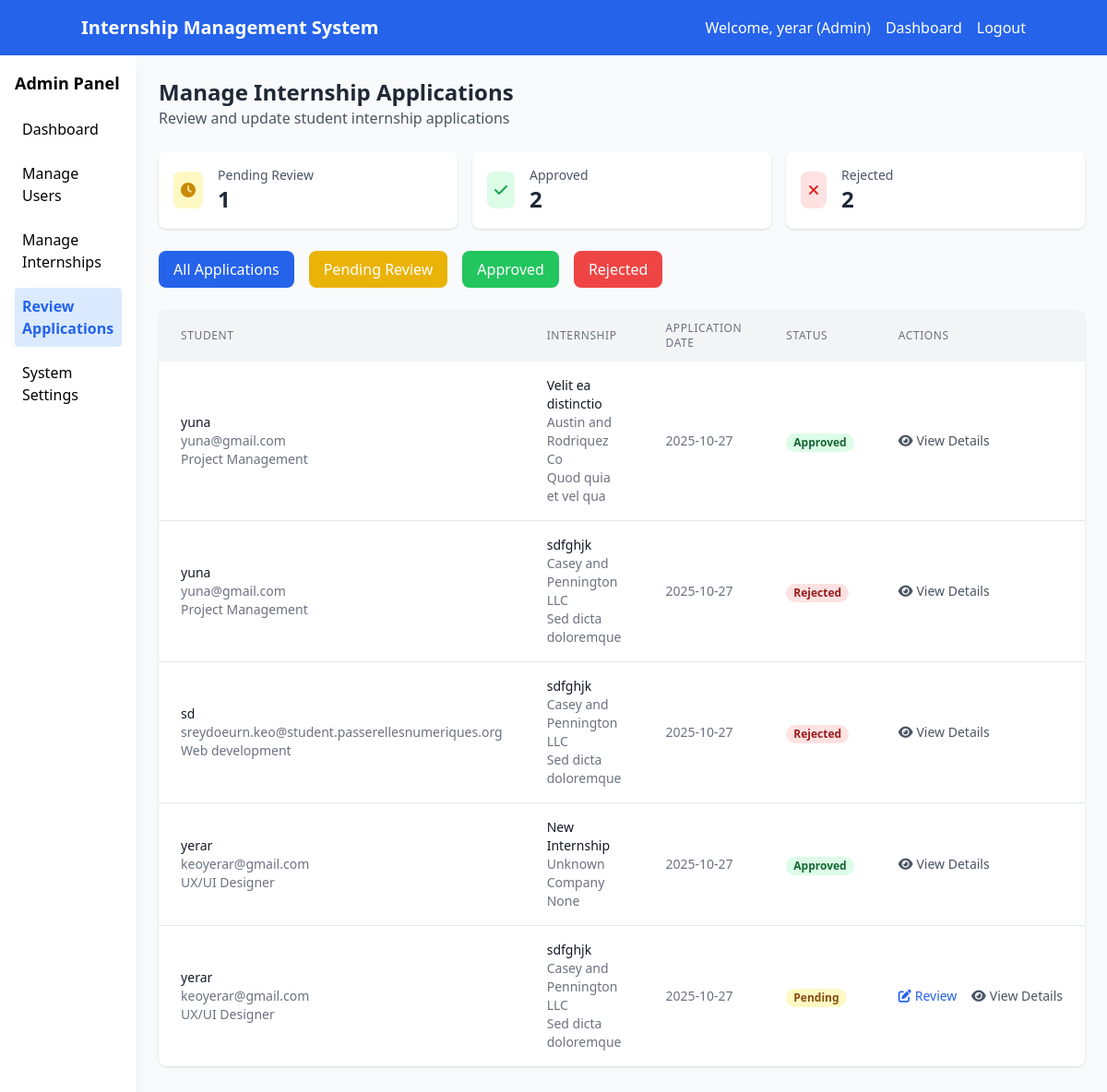
Page /admin/applications (signed in) on the committed database.
### models.py (models this page shows)
class User(Base):
    __tablename__ = "users"
    id = Column(Integer, primary_key=True, index=True)
    email = Column(String(255), unique=True, index=True, nullable=False)
    hashed_password = Column(String(255), nullable=False)
    full_name = Column(String(255), nullable=False)
    role = Column(Enum(UserRole), nullable=False, default=UserRole.STUDENT)
    phone = Column(String(20))
    department = Column(String(255))
    profile_picture = Column(String(500), default="default_avatar.png")
    created_at = Column(DateTime(timezone=True), server_default=func.now())
    is_active = Column(Boolean, default=True)
    created_internships = relationship("Internship", back_populates="creator")
    applications = relationship("InternshipApplication", back_populates="student")
    assigned_tasks = relationship("Task", foreign_keys="Task.student_id", back_populates="student")
    assigned_by_tasks = relationship("Task", foreign_keys="Task.assigned_by", back_populates="assigner")
    student_feedback = relationship("Feedback", foreign_keys="Feedback.student_id", back_populates="student")
    mentor_feedback = relationship("Feedback", foreign_keys="Feedback.mentor_id", back_populates="mentor")

class InternshipApplication(Base):
    __tablename__ = "internship_applications"
    id = Column(Integer, primary_key=True, index=True)
    student_id = Column(Integer, ForeignKey("users.id"), nullable=False)
    internship_id = Column(Integer, ForeignKey("internships.id"), nullable=False)
    application_date = Column(DateTime(timezone=True), server_default=func.now())
    status = Column(Enum(ApplicationStatus), default=ApplicationStatus.PENDING)
    cover_letter = Column(Text)
    resume_url = Column(String(500))
    student = relationship("User", back_populates="applications")
    internship = relationship("Internship", back_populates="applications")

class Internship(Base):
    __tablename__ = "internships"
    id = Column(Integer, primary_key=True, index=True)
    title = Column(String(255), nullable=False)
    description = Column(Text)
    company = Column(String(255), nullable=False)
    location = Column(String(255))
    duration = Column(String(100))
    stipend = Column(String(100))
    requirements = Column(Text)
    created_by = Column(Integer, ForeignKey("users.id"))
    created_at = Column(DateTime(timezone=True), server_default=func.now())
    is_active = Column(Boolean, default=True)
    deadline = Column(DateTime(timezone=True))
    creator = relationship("User", back_populates="created_internships")
    applications = relationship("InternshipApplication", back_populates="internship")
    tasks = relationship("Task", back_populates="internship")
    feedback = relationship("Feedback", back_populates="internship")

### app.py (the view)
@app.get("/admin/applications", response_class=HTMLResponse)
async def admin_applications_page(request: Request, db: Session = Depends(get_db)):
    try:
        user = await get_current_user_from_cookie(request, db)
        if user.role != "admin":
            return RedirectResponse("/dashboard?error=Access denied")
        applications = db.query(models.InternshipApplication)\
            .join(models.User, models.InternshipApplication.student_id == models.User.id)\
            .join(models.Internship, models.InternshipApplication.internship_id == models.Internship.id)\
            .options(
                joinedload(models.InternshipApplication.student),
                joinedload(models.InternshipApplication.internship)
            )\
            .order_by(models.InternshipApplication.application_date.desc())\
            .all()
        stats = crud.get_system_stats(db)
        return templates.TemplateResponse("admin_applications.html", {
            "request": request,
            "user": user,
            "applications": applications,
            "stats": stats
        })
    except Exception as e:
        print(f"Admin applications page error: {e}")
        return RedirectResponse("/login")

### templates/admin_applications.html (shortened to what this page needs)
<!DOCTYPE html>
<html lang="en">
<head>
    <script src="https://cdn.tailwindcss.com"></script>
    <link rel="stylesheet" href="https://cdnjs.cloudflare.com/ajax/libs/font-awesome/6.4.0/css/all.min.css">
</head>
<body class="bg-gray-50">
    <nav class="bg-blue-600 text-white p-4">
        <div class="container mx-auto flex justify-between items-center">
            <h1 class="text-xl font-bold">Internship Management System</h1>
            <div class="flex items-center space-x-4">
                <span>Welcome, {{ user.full_name }} (Admin)</span>
                <a href="/dashboard" class="hover:underline">Dashboard</a>
                <a href="/logout" class="hover:underline">Logout</a>
            </div>
        </div>
    </nav>
    <div class="flex">
        <div class="w-64 bg-white shadow-lg min-h-screen">
            <div class="p-4">
                <h2 class="font-bold text-lg mb-4">Admin Panel</h2>
                <ul class="space-y-2">
                    <li><a href="/admin/dashboard" class="block p-2 hover:bg-blue-50 rounded">Dashboard</a></li>
                    <li><a href="/admin/users" class="block p-2 hover:bg-blue-50 rounded">Manage Users</a></li>
                    <li><a href="/admin/internships" class="block p-2 hover:bg-blue-50 rounded">Manage Internships</a></li>
                    <li><a href="/admin/applications" class="block p-2 bg-blue-100 text-blue-600 rounded font-semibold">Review Applications</a></li>
                    <li><a href="/admin/system" class="block p-2 hover:bg-blue-50 rounded">System Settings</a></li>
                </ul>
            </div>
        </div>
        <div class="flex-1 p-6">
            <div class="mb-6">
                <h1 class="text-2xl font-bold text-gray-800">Manage Internship Applications</h1>
                <p class="text-gray-600">Review and update student internship applications</p>
            </div>
            <div class="grid grid-cols-1 md:grid-cols-3 gap-4 mb-6">
                <div class="bg-white p-4 rounded-lg shadow">
                    <div class="flex items-center">
                        <div class="p-2 bg-yellow-100 rounded-lg">
                            <i class="fas fa-clock text-yellow-600"></i>
                        </div>
                        <div class="ml-4">
                            <p class="text-sm text-gray-600">Pending Review</p>
                            <p class="text-2xl font-bold text-gray-800">
                                {{ applications|selectattr("status", "equalto", "pending")|list|length }}
                            </p>
                        </div>
                    </div>
                </div>
                <div class="bg-white p-4 rounded-lg shadow">
                    <div class="flex items-center">
                        <div class="p-2 bg-green-100 rounded-lg">
                            <i class="fas fa-check text-green-600"></i>
                        </div>
                        <div class="ml-4">
                            <p class="text-sm text-gray-600">Approved</p>
                            <p class="text-2xl font-bold text-gray-800">
                                {{ applications|selectattr("status", "equalto", "approved")|list|length }}
                            </p>
                        </div>
                    </div>
                </div>
                <div class="bg-white p-4 rounded-lg shadow">
                    <div class="flex items-center">
                        <div class="p-2 bg-red-100 rounded-lg">
                            <i class="fas fa-times text-red-600"></i>
                        </div>
                        <div class="ml-4">
                            <p class="text-sm text-gray-600">Rejected</p>
                            <p class="text-2xl font-bold text-gray-800">
                                {{ applications|selectattr("status", "equalto", "rejected")|list|length }}
                            </p>
                        </div>
                    </div>
                </div>
            </div>
            <div class="mb-6 flex space-x-4">
                <button onclick="filterApplications('all')" class="px-4 py-2 bg-blue-600 text-white rounded-lg hover:bg-blue-700">
                    All Applications
                </button>
                <button onclick="filterApplications('pending')" class="px-4 py-2 bg-yellow-500 text-white rounded-lg hover:bg-yellow-600">
                    Pending Review
                </button>
                <button onclick="filterApplications('approved')" class="px-4 py-2 bg-green-500 text-white rounded-lg hover:bg-green-600">
                    Approved
                </button>
                <button onclick="filterApplications('rejected')" class="px-4 py-2 bg-red-500 text-white rounded-lg hover:bg-red-600">
                    Rejected
                </button>
            </div>
            <div class="bg-white rounded-lg shadow overflow-hidden">
                <table class="min-w-full">
                    <thead class="bg-gray-100">
                        <tr>
                            <th class="px-6 py-3 text-left text-xs font-medium text-gray-500 uppercase tracking-wider">Student</th>
                            <th class="px-6 py-3 text-left text-xs font-medium text-gray-500 uppercase tracking-wider">Internship</th>
                            <th class="px-6 py-3 text-left text-xs font-medium text-gray-500 uppercase tracking-wider">Application Date</th>
                            <th class="px-6 py-3 text-left text-xs font-medium text-gray-500 uppercase tracking-wider">Status</th>
                            <th class="px-6 py-3 text-left text-xs font-medium text-gray-500 uppercase tracking-wider">Actions</th>
                        </tr>
                    </thead>
                    <tbody id="applications-list" class="bg-white divide-y divide-gray-200">
                        {% for application in applications %}
                        <tr class="application-item" data-status="{{ application.status }}">
                            <td class="px-6 py-4 whitespace-nowrap">
                                <div class="text-sm font-medium text-gray-900">{{ application.student.full_name }}</div>
                                <div class="text-sm text-gray-500">{{ application.student.email }}</div>
                                <div class="text-sm text-gray-500">{{ application.student.department }}</div>
                            </td>
                            <td class="px-6 py-4">
                                <div class="text-sm font-medium text-gray-900">{{ application.internship.title }}</div>
                                <div class="text-sm text-gray-500">{{ application.internship.company }}</div>
                                <div class="text-sm text-gray-500">{{ application.internship.location }}</div>
                            </td>
                            <td class="px-6 py-4 whitespace-nowrap text-sm text-gray-500">
                                {{ application.application_date.strftime('%Y-%m-%d') }}
                            </td>
                            <td class="px-6 py-4 whitespace-nowrap">
                                <span class="px-2 inline-flex text-xs leading-5 font-semibold rounded-full
                                    {% if application.status == 'approved' %}bg-green-100 text-green-800
                                    {% elif application.status == 'rejected' %}bg-red-100 text-red-800
                                    {% else %}bg-yellow-100 text-yellow-800{% endif %}">
                                    {{ application.status.title() }}
                                </span>
                            </td>
                            <td class="px-6 py-4 whitespace-nowrap text-sm font-medium">
                                {% if application.status == 'pending' %}
                                <button onclick="openReviewModal({{ application.id }}, '{{ application.student.full_name }}', '{{ application.internship.title }}', '{{ application.internship.company }}')"
                                        class="text-blue-600 hover:text-blue-900 mr-3">
                                    <i class="fas fa-edit mr-1"></i>Review
                                </button>
                                {% endif %}
                                <button onclick="viewApplicationDetails({{ application.id }})"
                                        class="text-gray-600 hover:text-gray-900">
                                    <i class="fas fa-eye mr-1"></i>View Details
                                </button>
                            </td>
                        </tr>
                        {% endfor %}
                    </tbody>
                </table>
            </div>
        </div>
    </div>
</body>
</html>

### rows in the picture
User: full_name "yerar"
InternshipApplication: student.full_name "yuna", student.email "yuna@gmail.com", student.department "Project Management", internship "Velit ea distinctio", internship.company "Austin and Rodriquez Co", internship.location "Quod quia et vel qua", application_date "2025-10-27", status "Approved"
InternshipApplication: student.full_name "yuna", student.email "yuna@gmail.com", student.department "Project Management", internship "sdfghjk", internship.company "Casey and Pennington LLC", internship.location "Sed dicta doloremque", application_date "2025-10-27", status "Rejected"
InternshipApplication: student.full_name "sd", student.email "sreydoeurn.keo@student.passerellesnumeriques.org", student.department "Web development", internship "sdfghjk", internship.company "Casey and Pennington LLC", internship.location "Sed dicta doloremque", application_date "2025-10-27", status "Rejected"
InternshipApplication: student.full_name "yerar", student.email "keoyerar@gmail.com", student.department "UX/UI Designer", internship "New Internship", internship.company "Unknown Company", internship.location "None", application_date "2025-10-27", status "Approved"
InternshipApplication: student.full_name "yerar", student.email "keoyerar@gmail.com", student.department "UX/UI Designer", internship "sdfghjk", internship.company "Casey and Pennington LLC", internship.location "Sed dicta doloremque", application_date "2025-10-27", status "Pending"

### other values in the picture
{{ applications|selectattr("status", "equalto", "pending")|list|length }} "1"
{{ applications|selectattr("status", "equalto", "approved")|list|length }} "2"
{{ applications|selectattr("status", "equalto", "rejected")|list|length }} "2"
